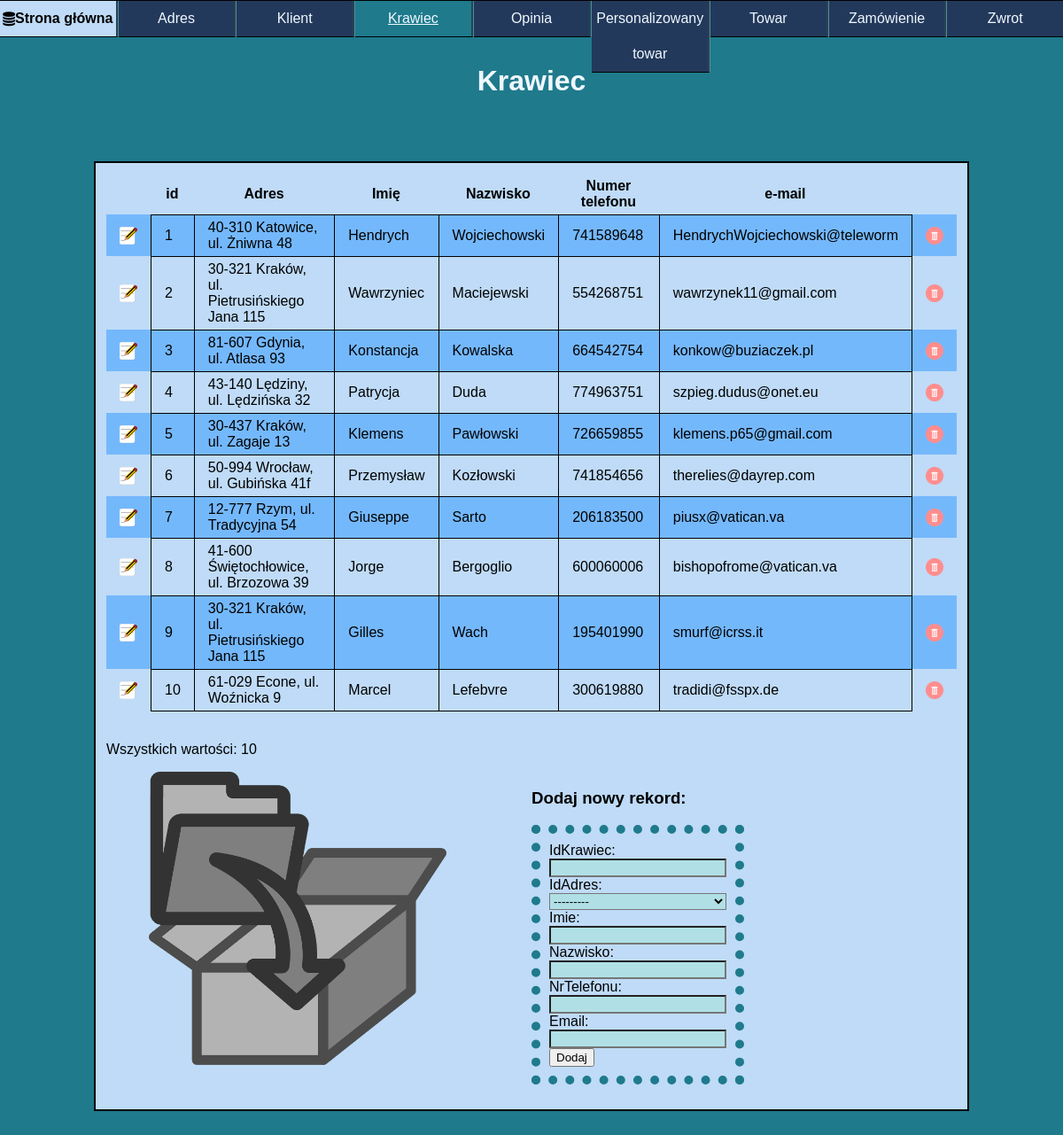
Page /krawiec/ on the committed database.
### aplikacja/models.py (models this page shows, shortened)
class Krawiec(models.Model):
    idKrawiec = models.IntegerField(primary_key=True)
    idAdres = models.ForeignKey("Adres", blank=True, null=True, on_delete=models.SET_NULL)
    Imie = models.CharField(max_length=50)
    Nazwisko = models.CharField(max_length=50)
    nrTelefonu = models.CharField(max_length=9)
    Email = models.CharField(max_length=30)

class Adres(models.Model):
    idAdres = models.IntegerField(primary_key=True)
    kodPocztowy = models.CharField(max_length=6)
    Miasto = models.CharField(max_length=30)
    Ulica = models.CharField(max_length=20)
    nrDomu = models.CharField(max_length=10)
    def __str__(self):
        return self.all()
    def all(self):
        return "{} {}, ul. {} {}".format(self.kodPocztowy, self.Miasto, self.Ulica, self.nrDomu)

### aplikacja/views.py (the view)
# urls.py: path('krawiec/',krawiec),
def krawiec(request):
    things = Krawiec.objects.all()
    ile = len(things)
    form = KrawiecForm(request.POST or None)
    if form.is_valid():
        form.save()
    return render(request,'krawiec.html', {'baza': things, 'ilosc': ile, 'form':form})

### aplikacja/formularz.py
class KrawiecForm(ModelForm):
    class Meta:
        model = Krawiec
        fields = ['idKrawiec', 'idAdres', 'Imie', 'Nazwisko', 'nrTelefonu', 'Email']

### templates/krawiec.html (shortened to what this page needs)
{% load static %}
<html lang="pl" xmlns="http://www.w3.org/1999/xhtml">
<head>
    <link rel="stylesheet" type="text/css" href="{% static 'style.css' %}"/>
    <link rel="stylesheet" href="https://cdnjs.cloudflare.com/ajax/libs/font-awesome/4.7.0/css/font-awesome.min.css">
</head>
<body>
    <div id="menu">
        <ol>
            <li><a href="/index"><i class="fa fa-database" href="/index"></i> Strona główna</a></li>
            <li><a href="/adres">Adres</a></li>
            <li><a href="/klient">Klient</a></li>
            <li><a id="opened">Krawiec</a></li>
            <li><a href="/opinia">Opinia</a></li>
            <li><a href="/personalizowany_towar">Personalizowany towar</a></li>
            <li><a href="/towar">Towar</a></li>
            <li><a href="/zamowienie">Zamówienie</a></li>
            <li><a href="/zwrot">Zwrot</a></li>
        </ol>
    </div>
    <header>
        <h1>
            Krawiec
        </h1>
    </header>
    <div id="content">
        <table>
            <tr>
                <th></th>
                <th>id</th>
                <th>Adres</th>
                <th>Imię</th>
                <th>Nazwisko</th>
                <th>Numer telefonu</th>
                <th>e-mail</th>
                <th></th>
            </tr>
        {% for item in baza%}
            <tr>
                <td>
                    <a href="/edit/krawiec/{{item.idKrawiec}}">
                        <img class="button" src="{% static 'graphics/edit.png' %}"/>
                    </a>
                </td>
              <td>{{item.idKrawiec}}</td>
              <td>{{item.idAdres}}</td>
              <td>{{item.Imie}}</td>
              <td>{{item.Nazwisko}}</td>
              <td>{{item.nrTelefonu}}</td>
              <td>{{item.Email}}</td>
              <td>
                  <a href="/delete/krawiec/{{item.idKrawiec}}">
                      <img class="button" src="{% static 'graphics/delete.png' %}"/>
                  </a>
              </td>
            </tr>
        {% endfor %}
        </table>
    </br> <p>Wszystkich wartości: {{ilosc}}</p>
        <div id="bottom">
        <img id="folderPhoto" src="{% static 'graphics/add.png' %}"/>
            <div>
                <h3>Dodaj nowy rekord:</h3>
                <form method="post" title="test">
                    {{form}}
                    <button type="submit">Dodaj</button>
                </form>
            </div>
        </div>
    </div>
</body>
</html>

### aplikacja/static/style.css (style rules this page uses)
html { position: relative; min-height:100%; box-sizing:border-box; font-family: 'Ubuntu', sans-serif; }
body { background-color: #1F7A8C; margin: 0; }
#menu { border-top: 1px solid black; width: 100%; text-align: center; margin-right: auto; margin-left: auto; position: fixed; top: 0; z-index: 100; display:inline-block; }
#menu > ol { margin: 0; padding: 0; display: flex; height: 100%; min-height:5vh; line-height: 5vh; list-style:none; }
#menu > ol li { list-style: none; float: left; height:100%; border-right: 3px groove #508CA4; width: 100%; background-color: #23395B; border-bottom: 1px solid black; }
#menu > ol li:last-child { border-right:none; }
#menu #opened { text-decoration: underline; background-color: #1F7A8C; }
#menu > ol li a { text-decoration: none; width:100%; height:100%; justify-content:center; align-items:center; display:flex; background-color:#23395B; outline:none; color:aliceblue; }
#menu > ol li:first-child a { background-color: #BFDBF7; color:black; font-weight: bold; }
header { width: 90%; text-align: center; margin-right: auto; margin-left: auto; margin-top: 1%; color: aliceblue; height:10%; padding-top:5vh; }
#content { display: flex; border: 2px solid; background-color: #BFDBF7; width:80%; text-align: justify; margin-right: auto; margin-left: auto; padding: 1%; min-height: 60vh; margin-bottom: 100px; }
#content a { text-decoration:none; color:black; font-weight:bold; }
#content { align-items: center; flex-direction: column; justify-content: center; }
#content th, td, tr { border-left: 1px solid black; border-top: 1px solid black; border-collapse: collapse; padding-top: 5px; padding-bottom: 5px; padding-left: 15px; padding-right: 15px; }
#content tr:last-child td { border-bottom: 1px solid black; }
#content table { border-spacing: 0px; width: 100%; }
#content table tr th, #content table tr td:first-child { border: none; }
#content table tr td:last-child { border: none; border-left: 1px solid black; }
#content p { align-self:flex-start; }
.button { max-width: 20px; }
table tr:nth-child(even) { background-color: #74b8fc; }
form { display: flex; align-items: flex-start; flex-direction: column; align-self:center; border:10px dotted #1F7A8C; padding:10px; }
[id^='id_'] { background-color:powderblue; width: 100%; }
#folderPhoto { width:35%; margin-left: 5%; }
#bottom { display: flex; align-items: flex-start; flex-direction:row; }
#bottom div { margin-left: 10%; height: 100%; width:25%; }

### rows in the picture
Krawiec: idKrawiec "1", idAdres "40-310 Katowice, ul. Żniwna 48", Imie "Hendrych", Nazwisko "Wojciechowski", nrTelefonu "741589648", Email "HendrychWojciechowski@teleworm"
Krawiec: idKrawiec "2", idAdres "30-321 Kraków, ul. Pietrusińskiego Jana 115", Imie "Wawrzyniec", Nazwisko "Maciejewski", nrTelefonu "554268751", Email "wawrzynek11@gmail.com"
Krawiec: idKrawiec "3", idAdres "81-607 Gdynia, ul. Atlasa 93", Imie "Konstancja", Nazwisko "Kowalska", nrTelefonu "664542754", Email "konkow@buziaczek.pl"
Krawiec: idKrawiec "4", idAdres "43-140 Lędziny, ul. Lędzińska 32", Imie "Patrycja", Nazwisko "Duda", nrTelefonu "774963751", Email "szpieg.dudus@onet.eu"
Krawiec: idKrawiec "5", idAdres "30-437 Kraków, ul. Zagaje 13", Imie "Klemens", Nazwisko "Pawłowski", nrTelefonu "726659855", Email "klemens.p65@gmail.com"
Krawiec: idKrawiec "6", idAdres "50-994 Wrocław, ul. Gubińska 41f", Imie "Przemysław", Nazwisko "Kozłowski", nrTelefonu "741854656", Email "therelies@dayrep.com"
Krawiec: idKrawiec "7", idAdres "12-777 Rzym, ul. Tradycyjna 54", Imie "Giuseppe", Nazwisko "Sarto", nrTelefonu "206183500", Email "piusx@vatican.va"
Krawiec: idKrawiec "8", idAdres "41-600 Świętochłowice, ul. Brzozowa 39", Imie "Jorge", Nazwisko "Bergoglio", nrTelefonu "600060006", Email "bishopofrome@vatican.va"
Krawiec: idKrawiec "9", idAdres "30-321 Kraków, ul. Pietrusińskiego Jana 115", Imie "Gilles", Nazwisko "Wach", nrTelefonu "195401990", Email "smurf@icrss.it"
Krawiec: idKrawiec "10", idAdres "61-029 Econe, ul. Woźnicka 9", Imie "Marcel", Nazwisko "Lefebvre", nrTelefonu "300619880", Email "tradidi@fsspx.de"
Adres: idAdres "---------"

### other values in the picture
{{ ilosc }} "10"
